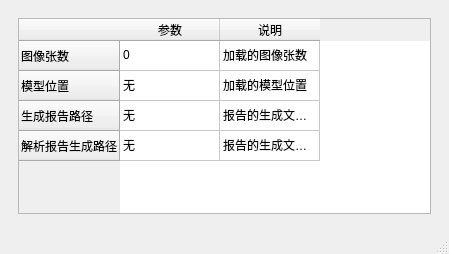
<?xml version="1.0" encoding="UTF-8"?>
<ui version="4.0">
 <class>InfoWindow</class>
 <widget class="QMainWindow" name="InfoWindow">
  <property name="geometry">
   <rect>
    <x>0</x>
    <y>0</y>
    <width>449</width>
    <height>254</height>
   </rect>
  </property>
  <property name="windowTitle">
   <string>查询</string>
  </property>
  <property name="windowIcon">
   <iconset resource="../../sources/icons.qrc">
    <normaloff>:/icons/window_icon/window_icon/check_infos.png</normaloff>:/icons/window_icon/window_icon/check_infos.png</iconset>
  </property>
  <widget class="QWidget" name="centralwidget">
   <layout class="QVBoxLayout" name="verticalLayout_2">
    <item>
     <widget class="QWidget" name="widget" native="true">
      <layout class="QVBoxLayout" name="verticalLayout">
       <item>
        <widget class="QTableWidget" name="tableWidget">
         <property name="editTriggers">
          <set>QAbstractItemView::EditTrigger::NoEditTriggers</set>
         </property>
         <attribute name="horizontalHeaderCascadingSectionResizes">
          <bool>true</bool>
         </attribute>
         <attribute name="verticalHeaderCascadingSectionResizes">
          <bool>true</bool>
         </attribute>
         <row>
          <property name="text">
           <string>图像张数</string>
          </property>
         </row>
         <row>
          <property name="text">
           <string>模型位置</string>
          </property>
         </row>
         <row>
          <property name="text">
           <string>生成报告路径</string>
          </property>
         </row>
         <row>
          <property name="text">
           <string>解析报告生成路径</string>
          </property>
         </row>
         <column>
          <property name="text">
           <string>参数</string>
          </property>
         </column>
         <column>
          <property name="text">
           <string>说明</string>
          </property>
         </column>
         <item row="0" column="0">
          <property name="text">
           <string>0</string>
          </property>
         </item>
         <item row="0" column="1">
          <property name="text">
           <string>加载的图像张数</string>
          </property>
         </item>
         <item row="1" column="0">
          <property name="text">
           <string>无</string>
          </property>
         </item>
         <item row="1" column="1">
          <property name="text">
           <string>加载的模型位置</string>
          </property>
         </item>
         <item row="2" column="0">
          <property name="text">
           <string>无</string>
          </property>
         </item>
         <item row="2" column="1">
          <property name="text">
           <string>报告的生成文件夹所在地</string>
          </property>
         </item>
         <item row="3" column="0">
          <property name="text">
           <string>无</string>
          </property>
         </item>
         <item row="3" column="1">
          <property name="text">
           <string>报告的生成文件夹所在地</string>
          </property>
         </item>
        </widget>
       </item>
      </layout>
     </widget>
    </item>
   </layout>
  </widget>
  <widget class="QStatusBar" name="statusbar"/>
 </widget>
 <resources>
  <include location="../../sources/icons.qrc"/>
 </resources>
 <connections/>
</ui>
